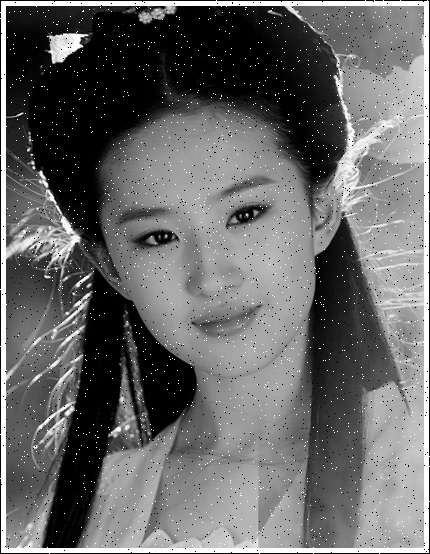
#> input picture opencv/BTVN/anhgai.jpg, 430 x 554 px
$ python box_filter.py
#> lines starting #> are read from the running program, lines starting #| are printed output that depends on the picture
import cv2 as cv
import matplotlib.pyplot as plt
img = cv.imread("anhgai.jpg",1)
#> img is the input picture: shape (554, 430, 3); min 0, max 255, mean 104.1
dst = cv.boxFilter(img,ddepth=-1,ksize=(11,11),normalize=True)
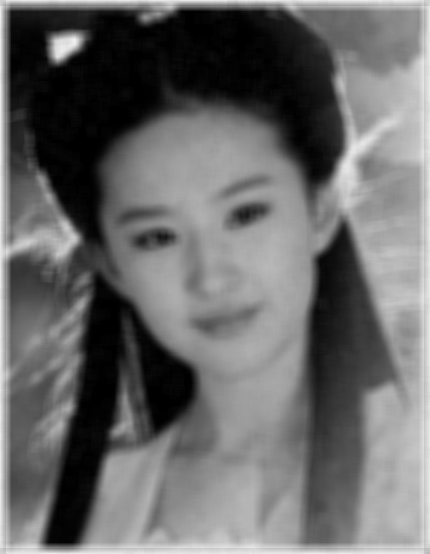
#> dst: shape (554, 430, 3); min 0, max 240, mean 105
plt.subplot(121),plt.imshow(img[:,:,::-1]),plt.title("anhgoc"),plt.xticks([]),plt.yticks([])
plt.subplot(122),plt.imshow(dst[:,:,::-1]),plt.title("boxFilter"),plt.xticks([]),plt.yticks([])
plt.show()
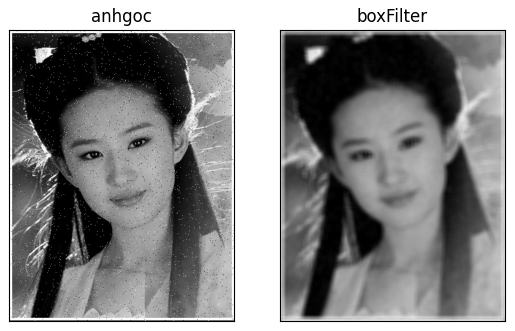
#> figure drawn by matplotlib, 2 panels
cv.destroyAllWindows()

$ run again, with opencv/BTVN/anh.jpg copied over opencv/BTVN/anhgai.jpg
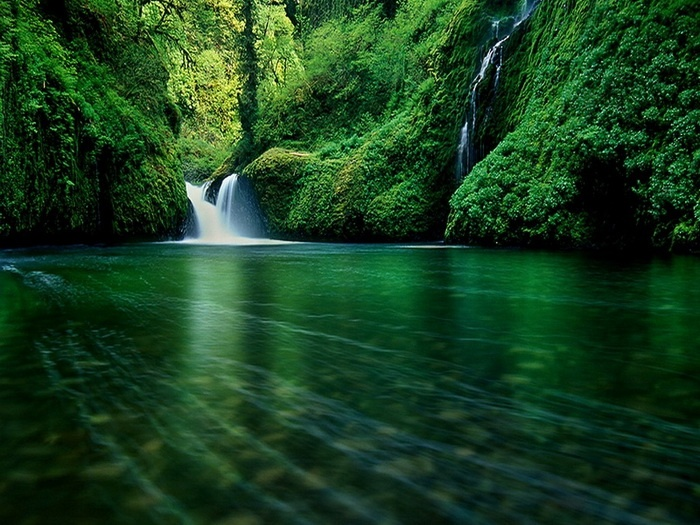
#> input picture opencv/BTVN/anh.jpg, 700 x 525 px
#> img is the input picture: shape (525, 700, 3); mean B, G, R 31.8, 64.3, 25.5
#> `dst = cv.boxFilter(img,ddepth=-1,ksize=(11,11),normalize=True)`:
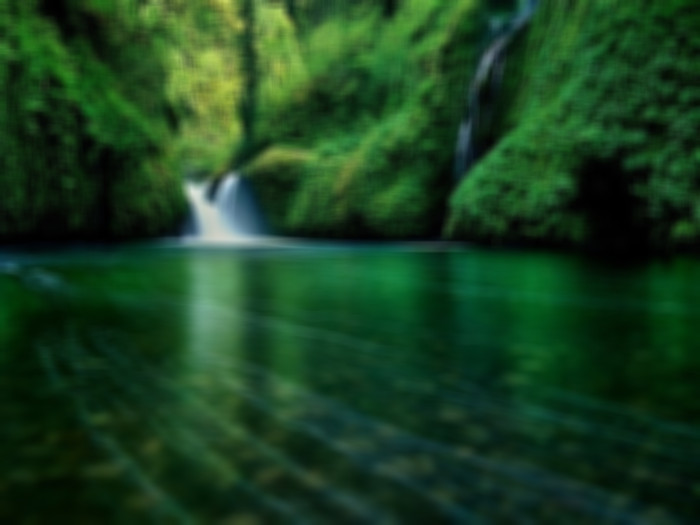
#> dst: shape (525, 700, 3); mean B, G, R 31.8, 64.3, 25.5
#> `plt.show()`:
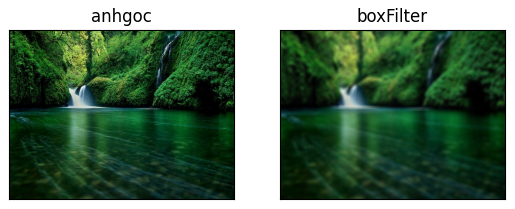
#> figure drawn by matplotlib, 2 panels

$ run again, with opencv/BTVN/anh1.jpg copied over opencv/BTVN/anhgai.jpg
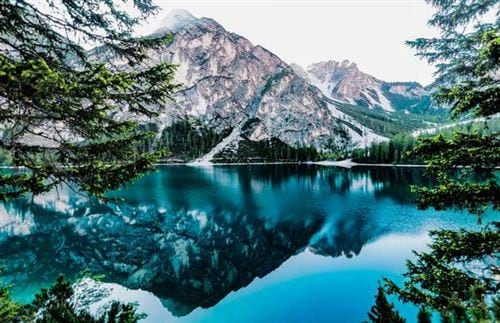
#> input picture opencv/BTVN/anh1.jpg, 500 x 323 px
#> img is the input picture: shape (323, 500, 3); mean B, G, R 124, 119.1, 81.9
#> `dst = cv.boxFilter(img,ddepth=-1,ksize=(11,11),normalize=True)`:
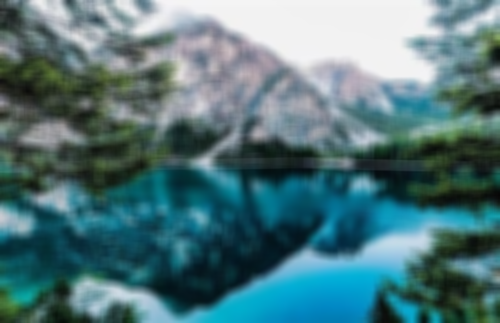
#> dst: shape (323, 500, 3); mean B, G, R 124, 119.1, 81.9
#> `plt.show()`:
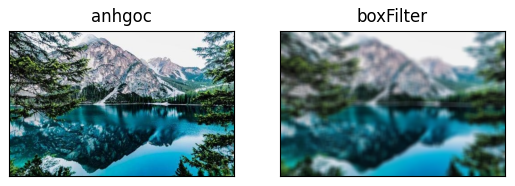
#> figure drawn by matplotlib, 2 panels

$ run again, with opencv/BTVN/anh_nhieu.jpg copied over opencv/BTVN/anhgai.jpg
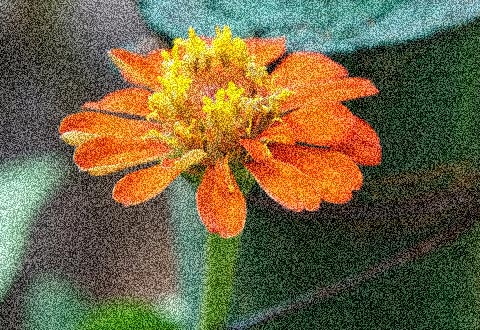
#> input picture opencv/BTVN/anh_nhieu.jpg, 480 x 330 px
#> img is the input picture: shape (330, 480, 3); mean B, G, R 67.4, 100.5, 111.3
#> `dst = cv.boxFilter(img,ddepth=-1,ksize=(11,11),normalize=True)`:
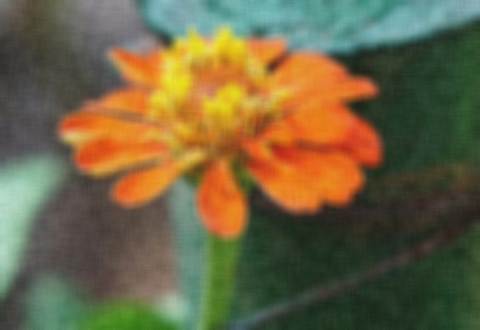
#> dst: shape (330, 480, 3); mean B, G, R 67.4, 100.5, 111.4
#> `plt.show()`:
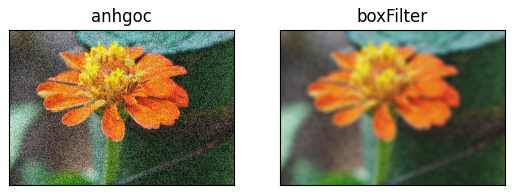
#> figure drawn by matplotlib, 2 panels
